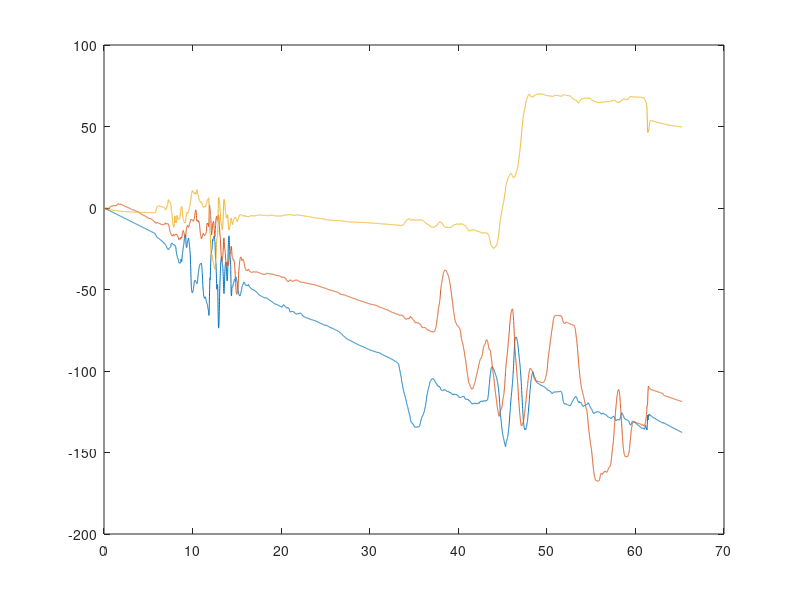

MATLAB code to generate this figure:
pomiar = csvread('pomiary.csv',0,0);
dt = 0.00816;
t = pomiar(:,1)*dt;
ch1 = pomiar(:,2)*(2/(2^12)); % acc x (g)
ch2 = pomiar(:,3)*(2/(2^12)); % acc y 
ch3 = pomiar(:,4)*(2/(2^12)); % acc z
ch4 = (pomiar(:,5))*(250/(2^12)); % gyro x ( deg/s)
ch5 = (pomiar(:,6))*(250/(2^12)); % gyro y
ch6 = (pomiar(:,7))*(250/(2^12)); % gyro z
calka1 = zeros(length(ch1),1);
calka2 = zeros(length(ch1),1);
calka3 = zeros(length(ch1),1);
for i=2:length(ch1)
    calka1(i) = calka1(i-1) + ch4(i)*dt;
    calka2(i) = calka2(i-1) + ch5(i)*dt;
    calka3(i) = calka3(i-1) + ch6(i)*dt;
end
plot(t,calka1,t,calka2,t,calka3); %przymitywnie scalkowane odczyty z zyroskopu powinny dac wychylenie, podczas zdejmowania pomiarow wychylalem obiekt o +/- 45 stopni w rozne strony
